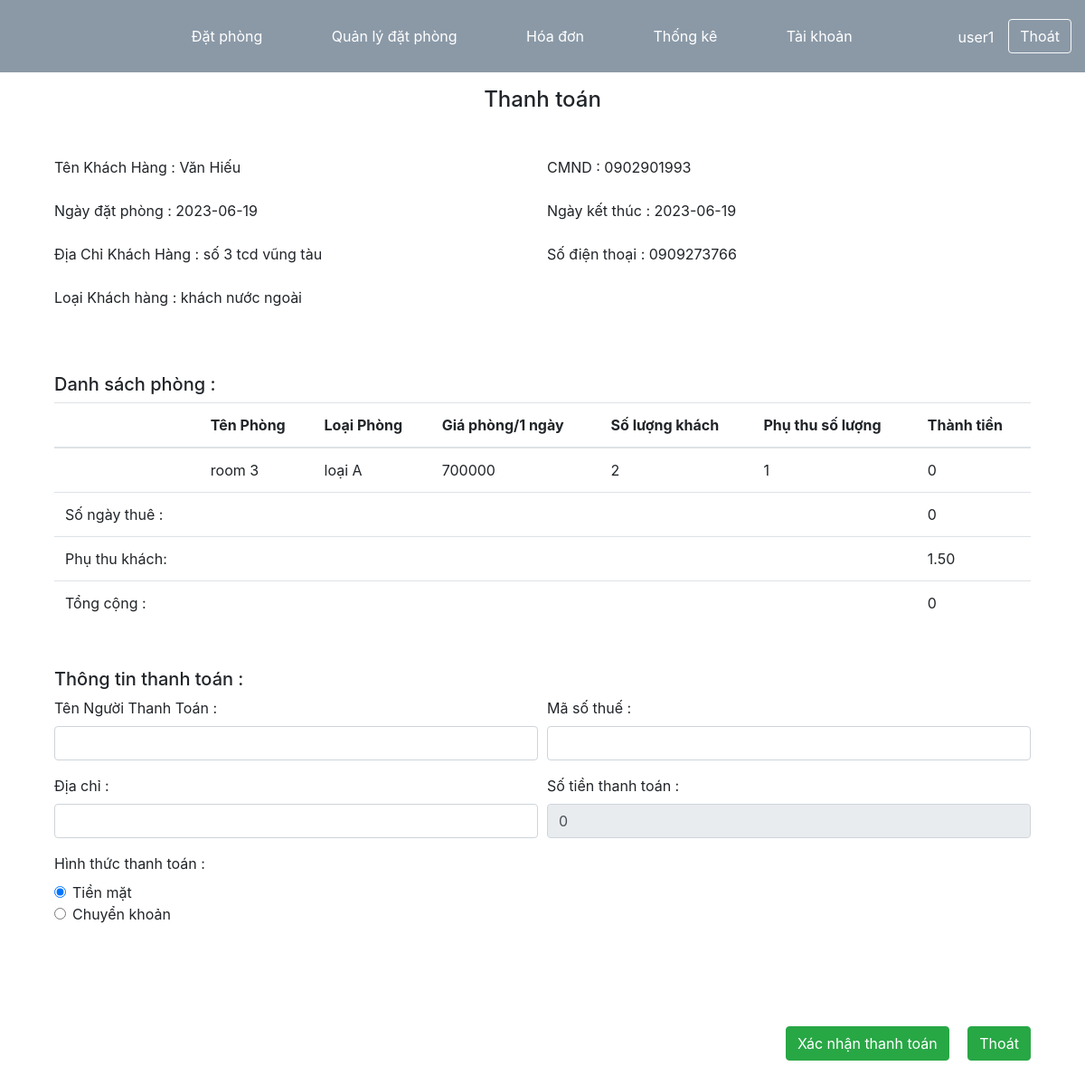
Screenshot of /nhanvien/index.php?action=thanhtoan&id=230619-190857 (signed in) with the database file from the repository.
### tables this page shows
CREATE TABLE IF NOT EXISTS `datphong` (
  `ID` varchar(50) NOT NULL,
  `tenkhachhang` varchar(255) NOT NULL,
  `ngaydatphong` date NOT NULL,
  `ngayketthuc` date NOT NULL,
  `diachikhachhang` varchar(255) NOT NULL,
  `phongID` int NOT NULL,
  `thanhtoan` decimal(10,0) NOT NULL,
  `isActive` tinyint(1) NOT NULL DEFAULT '0',
  `CMND` varchar(20) NOT NULL,
  `sdt` varchar(20) NOT NULL,
  `soluongnguoi` int NOT NULL,
  `loaikhachID` int NOT NULL,
  PRIMARY KEY (`ID`)
);

CREATE TABLE IF NOT EXISTS `loaikhachhang` (
  `loaikhachID` int NOT NULL AUTO_INCREMENT,
  `loaikhach` varchar(50) NOT NULL,
  PRIMARY KEY (`loaikhachID`)
);

CREATE TABLE IF NOT EXISTS `p_dp` (
  `ID` int NOT NULL AUTO_INCREMENT,
  `phongID` int NOT NULL,
  `datphongID` varchar(50) NOT NULL,
  `giaphong` decimal(10,0) NOT NULL,
  `soluong` int NOT NULL,
  PRIMARY KEY (`ID`)
);

CREATE TABLE IF NOT EXISTS `phong` (
  `phongID` int NOT NULL AUTO_INCREMENT,
  `tenphong` varchar(255) NOT NULL,
  `img` varchar(255) DEFAULT NULL,
  `giaphong` decimal(10,0) NOT NULL,
  `trangthaiID` int NOT NULL,
  `loaiphongID` int NOT NULL,
  `soluongtoida` int NOT NULL,
  `mota` varchar(550) DEFAULT NULL,
  PRIMARY KEY (`phongID`)
);

CREATE TABLE IF NOT EXISTS `loaiphong` (
  `ID` int NOT NULL AUTO_INCREMENT,
  `loaiphong` varchar(50) NOT NULL,
  PRIMARY KEY (`ID`)
);

CREATE TABLE IF NOT EXISTS `thamso` (
  `id` int NOT NULL AUTO_INCREMENT,
  `thamso` varchar(100) NOT NULL,
  `giatri` double(10,2) NOT NULL,
  PRIMARY KEY (`id`)
);

CREATE TABLE IF NOT EXISTS `loaithanhtoan` (
  `ID` int NOT NULL AUTO_INCREMENT,
  `loaithanhtoan` varchar(255) NOT NULL,
  PRIMARY KEY (`ID`)
);

### nhanvien/hoadon/XL_thanhtoan.php (called while the page is built, shortened)
<?php
	$dp = new datphongModel();
	$lkh = new loaikhachhangModel();
	$dsloaikhach = $lkh->docdanhsachloaikhach();
	$p_dp = new p_dpModel();
	$ts = new thamsoModel();
	$ds_ts = $ts->docdanhsach();
	$ltt = new loaithanhtoanModel();
	$ds_ltt = $ltt->docdanhsach();
	if(isset($_GET['id'])&&!empty($_GET['id']))
	{
		$dp = $dp->timkiemtheoID($_GET['id']);
		$dsphong = $p_dp->timkiemphongtheoID($_GET['id']);
		$date1 = date_create($dp->ngaydatphong);
		$date2 = date_create($dp->ngayketthuc);
		$songaythue = date_diff($date1,$date2);
		$ds_thanhtoan = $dsphong;
		$tongtienthanhtoan = 0;
		$phuthuloaikhach = 1;
		if($dp->loaikhachID==2){
			$phuthuloaikhach = $ds_ts[1]['giatri'];
		}
		foreach ($ds_thanhtoan as $key => $value) {
			$phuthusoluong = 1;
			$thanhtien = $value['giaphong'] * $songaythue->days;
			$ds_thanhtoan[$key]['phuthusoluong'] = $phuthusoluong;
			$ds_thanhtoan[$key]['thanhtien'] = $thanhtien;
			$tongtienthanhtoan+=$thanhtien;
		}
		$tongtienthanhtoan*=$phuthuloaikhach;
	}
 ?>

### models/database.php (called while the page is built, shortened)
<?php
	class connect{
		public function get_data($sql)
		{
			$conn = mysqli_connect("localhost","root","","quanlykhachsan");
			$result = mysqli_query($conn,$sql);
			$arr = mysqli_fetch_all($result,MYSQLI_ASSOC);
			return $arr;
		}
	}
 ?>

### models/datphongModel.php (called while the page is built, shortened)
<?php
	class datphongModel extends connect
	{
		public function timkiemtheoID($id)
		{
			$sql = "select * from datphong where ID = '$id';";
			$ds = $this->get_data($sql);
			foreach ($ds as $key => $value) {
				$this->id = $value["ID"];
				$this->tenkhachhang = $value["tenkhachhang"];
				$this->ngaydatphong = $value["ngaydatphong"];
				$this->ngayketthuc = $value["ngayketthuc"];
				$this->diachikhachhang = $value["diachikhachhang"];
				$this->CMND = $value['CMND'];
				$this->sdt = $value['sdt'];
				$this->loaikhachID = $value['loaikhachID'];
			}
			return $this;
		}
	}
 ?>

### models/loaikhachhangModel.php (called while the page is built, shortened)
<?php
	class loaikhachhangModel extends connect
	{
		public function docdanhsachloaikhach()
		{
			$sql = "select * from loaikhachhang";
			$dsloaikh = $this->get_data($sql);
			return $dsloaikh;
		}
	}
?>

### models/p_dpModel.php (called while the page is built, shortened)
<?php
	class p_dpModel extends connect
	{
		public function timkiemphongtheoID($id)
		{
			$sql = "select * from p_dp,phong,loaiphong where datphongID = '$id' and p_dp.phongID = phong.phongID and phong.loaiphongID = loaiphong.ID";
			$ds = $this->get_data($sql);
			return $ds;
		}
	}
 ?>

### models/thamsoModel.php (called while the page is built, shortened)
<?php
	class thamsoModel extends connect
	{
		public function docdanhsach()
		{
			$sql = "select * from thamso";
			$ds = $this->get_data($sql);
			return $ds;
		}
	}
 ?>

### models/loaithanhtoanModel.php (called while the page is built, shortened)
<?php
	class loaithanhtoanModel extends connect
	{
		public function docdanhsach()
		{
			$sql = "select * from loaithanhtoan";
			$ds = $this->get_data($sql);
			return $ds;
		}
	}
 ?>

### nhanvien/hoadon/load_thanhtoan.php (the view, shortened to what this page needs)
<div class="text-center mb-5"><h4>Thanh toán</h4></div>
<div style="width:90%;margin: 0 auto 200px auto;">
  <form action="index.php?action=thongtinhoadon&id=<?php echo $dp->id ?>" method="post">
  <div class="form-row">
    <div class="form-group col-md-6">
      <label>Tên Khách Hàng : <?php echo $dp->tenkhachhang ?></label>
    </div>
    <div class="form-group col-md-6">
      <label>CMND : <?php echo $dp->CMND ?></label>
    </div>
  </div>
  <div class="form-row">
    <div class="form-group col-md-6">
      <label for="inputEmail4">Ngày đặt phòng : <?php echo $dp->ngaydatphong ?></label>
    </div>
    <div class="form-group col-md-6">
      <label for="inputPassword4">Ngày kết thúc : <?php echo $dp->ngayketthuc ?></label>
    </div>
  </div>
  <div class="form-row">
    <div class="form-group col-md-6">
      <label>Địa Chỉ Khách Hàng : <?php echo $dp->diachikhachhang ?></label>
    </div>
    <div class="form-group col-md-6">
      <label>Số điện thoại : <?php echo $dp->sdt ?></label>
    </div>
  </div>
  <div class="form-row">
     <div class="form-group col-md-6">
    <label>
      Loại Khách hàng : <?php foreach ($dsloaikhach as $keylk => $valuelk): ?>
            <?php if($dp->loaikhachID==$valuelk['loaikhachID']) {echo $valuelk["loaikhach"];} ?>
          <?php endforeach ?>
    </label>
  </div>
 </div>
 <div class="mt-5"><h5>Danh sách phòng : </h5></div>
  <table class="table">
        <thead>
          <tr>
          <th></th>
          <th scope="col">Tên Phòng</th>
          <th scope="col">Loại Phòng</th>
          <th scope="col">Giá phòng/1 ngày</th>
          <th scope="col">Số lượng khách</th>
          <th scope="col">Phụ thu số lượng</th>
          <th scope="col">Thành tiền</th>
          </tr>
        </thead>
        <tbody>
          <?php foreach ($ds_thanhtoan as $key => $value): ?>
            <tr>
            <td></td>
            <td><?php echo $value["tenphong"] ?></td>
            <td>
              <?php echo $value['loaiphong'] ?>
            </td>
            <td>
              <?php echo $value['giaphong'] ?>
            </td>
            <td>
              <?php echo $value['soluong'] ?>
            </td>
            <td>
              <?php echo $value['phuthusoluong'] ?>
            </td>
            <td>
              <?php echo $value['thanhtien'] ?>
            </td>
          </tr>
          <?php endforeach ?>
          <tr>
            <td>Số ngày thuê :</td>
            <td></td>
            <td></td>
            <td></td>
            <td></td>
            <td></td>
            <td><?php echo $songaythue->days ?></td>
          </tr>
          <tr>
            <td>Phụ thu khách:</td>
            <td></td>
            <td></td>
            <td></td>
            <td></td>
            <td></td>
            <td><?php echo $phuthuloaikhach  ?></td>
          </tr>
          <tr>
            <td>Tổng cộng :</td>
            <td></td>
            <td></td>
            <td></td>
            <td></td>
            <td></td>
            <td><?php echo $tongtienthanhtoan ?></td>
          </tr>
        </tbody>
      </table>
  <div class="mt-5 mb-5">
    <h5>Thông tin thanh toán : </h5>
      <div class="form-row">
        <div class="form-group col-md-6">
          <label>Tên Người Thanh Toán : </label>
          <input type="text" class="form-control" name="tennguoithanhtoan" value="">
        </div>
        <div class="form-group col-md-6">
          <label>Mã số thuế : </label>
          <input type="text" class="form-control" name="MST" value="">
        </div>
      </div>
      <div class="form-row">
        <div class="form-group col-md-6">
          <label>Địa chỉ : </label>
          <input type="text" class="form-control" name="diachinguoithanhtoan" value="">
        </div>
        <div class="form-group col-md-6">
          <label>Số tiền thanh toán : </label>
          <input type="number" readonly class="form-control" name="tongtienthanhtoan" value="<?php echo $tongtienthanhtoan ?>">
        </div>
      </div>
      <div class="form-row">
        <div class="form-group col-md-6">
          <label>Hình thức thanh toán : </label>
           <?php foreach ($ds_ltt as $keyltt => $valueltt): ?>
            <div class="form-check">
              <input id="r_s" onclick="check_radio(<?php echo $valueltt['ID']; ?>)" class="form-check-input" name="thanhtoanID" type="radio"
              <?php if($valueltt['ID']==1) echo "checked"; ?>
               value="<?php echo $valueltt['ID'] ?>" />
            <label class="form-check-label"><?php echo $valueltt['loaithanhtoan'] ?></label>
            </div>
          <?php endforeach ?>
        </div>
      </div>
  </div>
  <div class="mt-5 float-right">
    <input type="submit" class="btn btn-success mr-3" name="btn_xn_thanhtoan" value="Xác nhận thanh toán">
    <button class="btn btn-success" formaction="index.php?action=quanlydatphong" onclick="<?php unset($_SESSION['thanhtoan']) ?>">Thoát</button>
  </div>
</form>
</div>

### css/style.css (style rules this page uses)
* { margin: 0; padding: 0; box-sizing: border-box; list-style: none; text-decoration: none; }

### rows the page displays
datphong: tenkhachhang "Văn Hiếu", CMND "0902901993", ngaydatphong "2023-06-19", ngayketthuc "2023-06-19", diachikhachhang "số 3 tcd vũng tàu", sdt "0909273766", ngaydatphong+ngayketthuc "0"
loaikhachhang: loaikhach "khách nước ngoài"
p_dp: phongID.tenphong "room 3", loaiphong.loaiphong "loại A", phongID.giaphong "700000", soluong "2", phuthusoluong "1", thanhtien "0"
thamso: giatri "1.50"
loaithanhtoan: ID "☑", loaithanhtoan "Tiền mặt"
loaithanhtoan: loaithanhtoan "Chuyển khoản"

### other values shown
$_SESSION['user'] "user1"
$tongtienthanhtoan "0"
